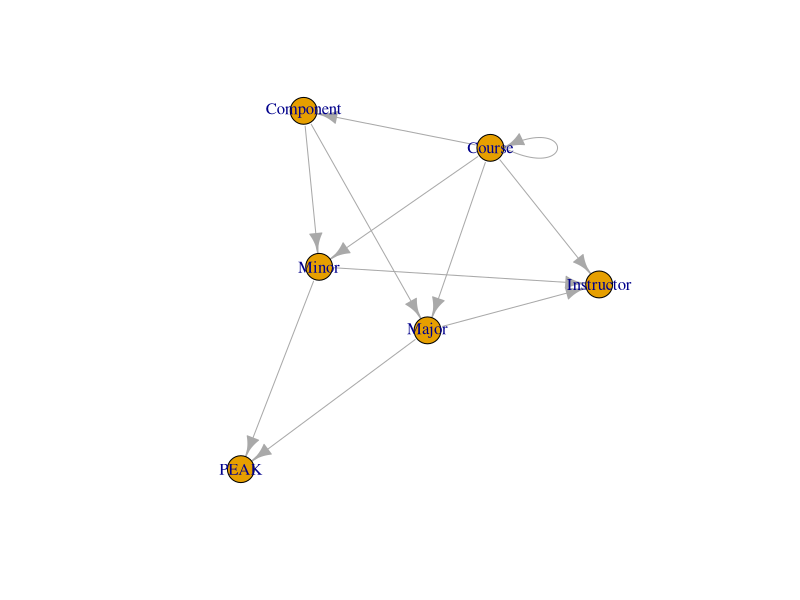

This chart was generated by the following R code:
## ---- chunk 1
library(igraph)

g <- graph.empty(6, directed=TRUE)
init_edges <- c(1,1, 1,5, 5,2, 5,3, 2,4, 3,4, 1,6, 2,6, 3,6, 1,2, 1,3)

g <- add.edges(g, init_edges)
V(g)$name <- c("Course", "Major", "Minor", "PEAK", "Component", "Instructor")

plot(g, layout=layout.fruchterman.reingold)
